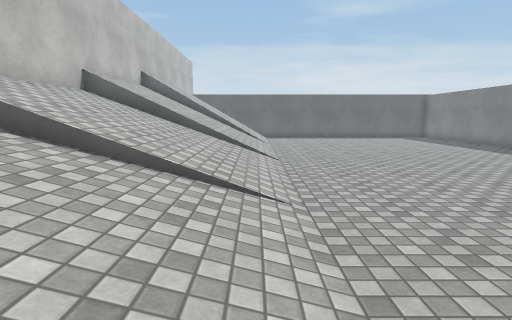
view 1 (above)

16 first-person views from a walk through a 3-D level made in the Unity game engine. The camera is 1.3 m above the floor, tilts 8° down and sees 80° across. The floor is counted in squares, 1 m on a side. Each view is taken from the middle of a square. On the plan, view 1 faces up. The plan holds only what a view shows up to about 14 squares ahead; the rest is blank. The place goes on beyond the plan. Surface patterns are stand-ins for the level's own textures.

view 2
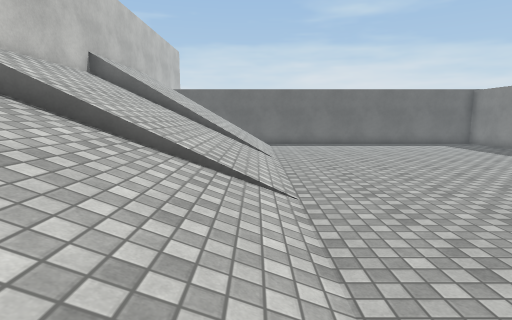

view 3
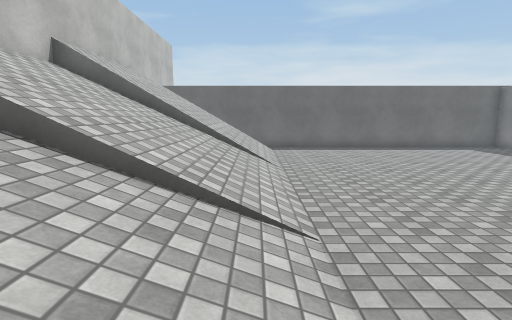

view 4
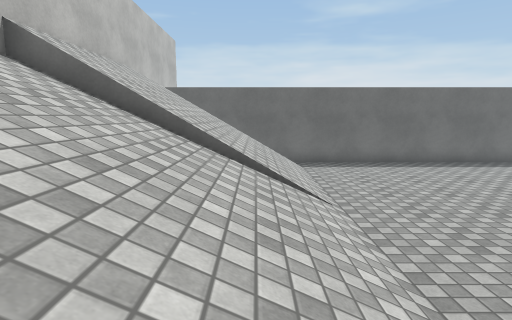

view 5
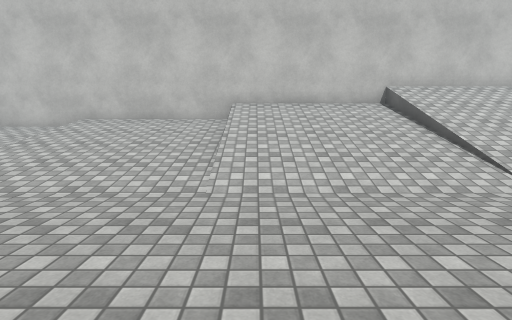

view 6
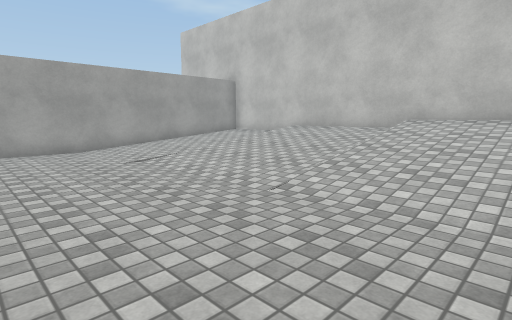

view 7
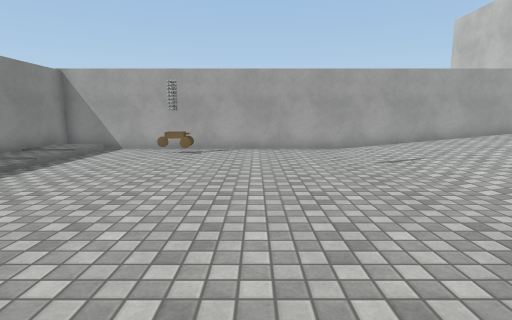

view 8
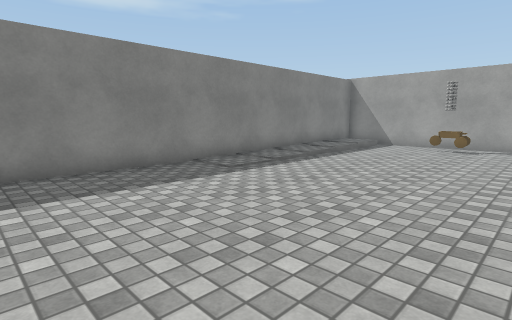

view 9
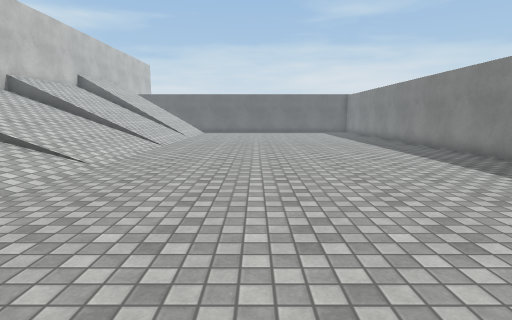

view 10
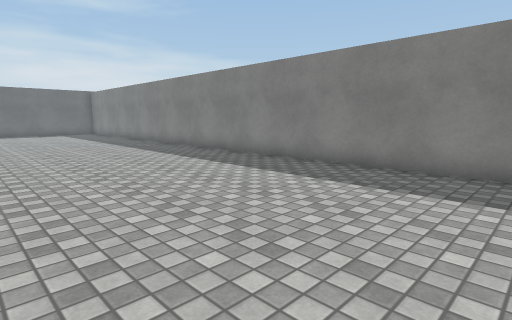

view 11
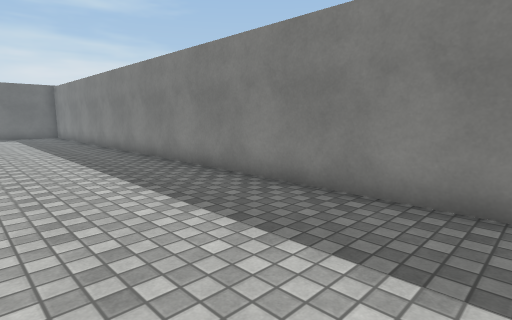

view 12
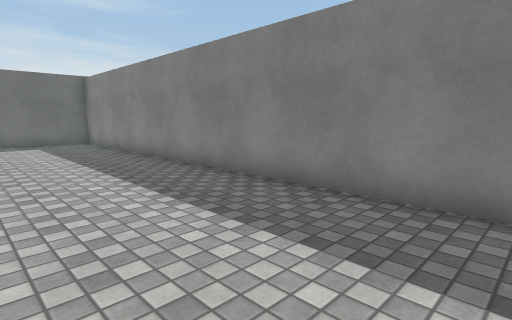

view 13
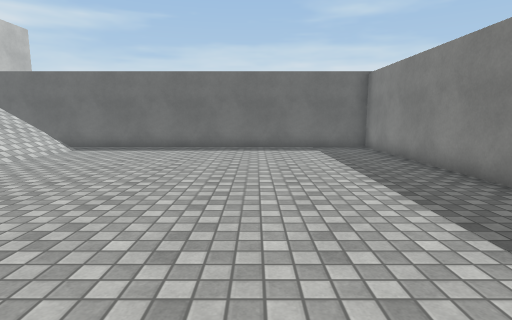

view 14
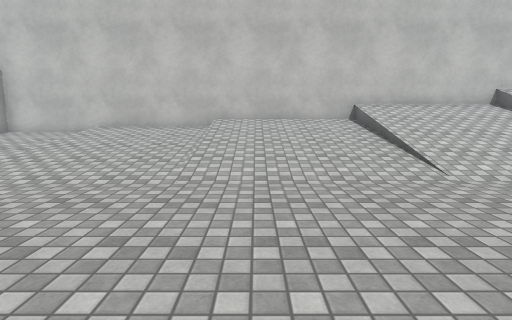

view 15
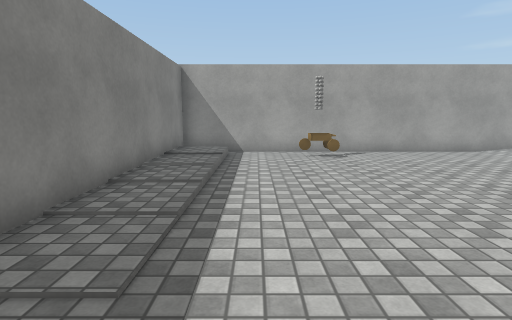

view 16
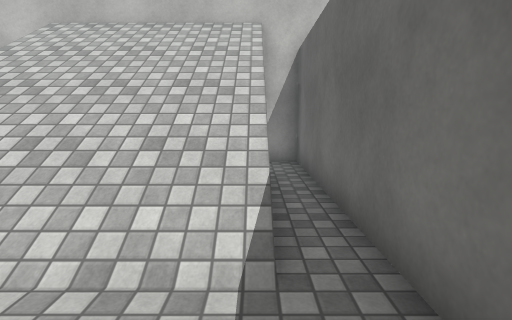

### Floor plan
Key: @ floor where view 1 was taken; # wall or solid block; x gap in a wall; . main floor; : floor 0.25 m higher than the main floor; + floor 0.5 m higher than the main floor; * floor 0.75 m higher than the main floor; % floor 1 m higher than the main floor; / step, stairs or slope; = window, fence, low wall or low ledge; v drop or lower ground; O other object.
Columns run from 6 left of view 1 to 13 right of it. Each row starts with its distance up from view 1.
 23 ####################
 22 #vvvvv/............#
 21 #//////............#
 20 #//////............#
 19 #//////............#
 18 #//////............#
 17 #//////............#
 16 #v=////............#
 15 #//////............#
 14 #//////............#
 13 #//////............#
 12 #//////............#
 11 #x=////............#
 10 #//////............#
  9 #//////............#
  8 #//////............#
  7 #//////............#
  6 #//////............#
  5 #//////............#
  4 #//////............#
  3 #//////............#
  2 #//////............#
  1 #//////............#
  0 #/////@............#
 -1 #=/////............#
 -2 #%/////............#
 -3 #%/////............#
 -4 #%/////............#
 -5 #%/////............#
 -6 #%/////............#
 -7 #//////........... #
 -8 #*/////........... #
 -9 #*/////........... #
-10 #*/////........../ #
-11 #*/////........../ #
-12 #+++:::........../ #
-13 #+++:::........../ #
-14 #+++:::.......O../ #
-15 #+++:::..........//#
-16 ####################

Where each view was taken, in squares from view 1:
view 1: 0 up, 0 right, facing up
view 2: 5 up, 0 right, facing up
view 3: 7 up, 0 right, facing up
view 4: 10 up, 1 left, facing up
view 5: 0 up, 6 right, facing left
view 6: 3 down, 5 right, facing down-left
view 7: 3 down, 5 right, facing down
view 8: 1 down, 5 right, facing down-right
view 9: 3 down, 5 right, facing up
view 10: 2 down, 5 right, facing up-right
view 11: 1 up, 8 right, facing up-right
view 12: 7 up, 8 right, facing up-right
view 13: 10 up, 8 right, facing up
view 14: 5 down, 7 right, facing left
view 15: 4 down, 10 right, facing down
view 16: 22 up, 3 right, facing left
